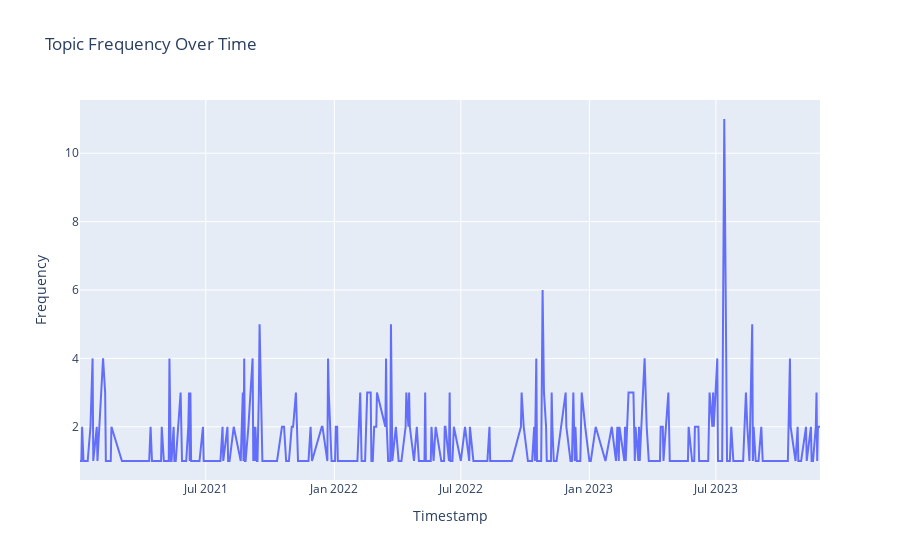

The code cell stored with this chart in its notebook:
### Code cell
fig = px.line(topics_over_time[topics_over_time['Topic']==1], x="Timestamp", y="Frequency", title='Topic Frequency Over Time')
fig.show()

### Figure 1 — Plotly figure (JSON) as saved in the notebook; plotly's stock layout.template omitted (floating-point values rounded to 4 significant figures; data arrays with more than 128 entries replaced by an {"elided": "..."} marker saying what was removed)
{"data": [{"hovertemplate": "Timestamp=%{x}<br>Frequency=%{y}<extra></extra>", "legendgroup": "", "line": {"color": "#636efa", "dash": "solid"}, "marker": {"symbol": "circle"}, "mode": "lines", "name": "", "orientation": "v", "showlegend": false, "type": "scatter", "x": {"elided": "353 str values"}, "xaxis": "x", "y": {"elided": "353 int values"}, "yaxis": "y"}], "layout": {"legend": {"tracegroupgap": 0}, "title": {"text": "Topic Frequency Over Time"}, "xaxis": {"anchor": "y", "domain": [0, 1], "title": {"text": "Timestamp"}}, "yaxis": {"anchor": "x", "domain": [0, 1], "title": {"text": "Frequency"}}}}
